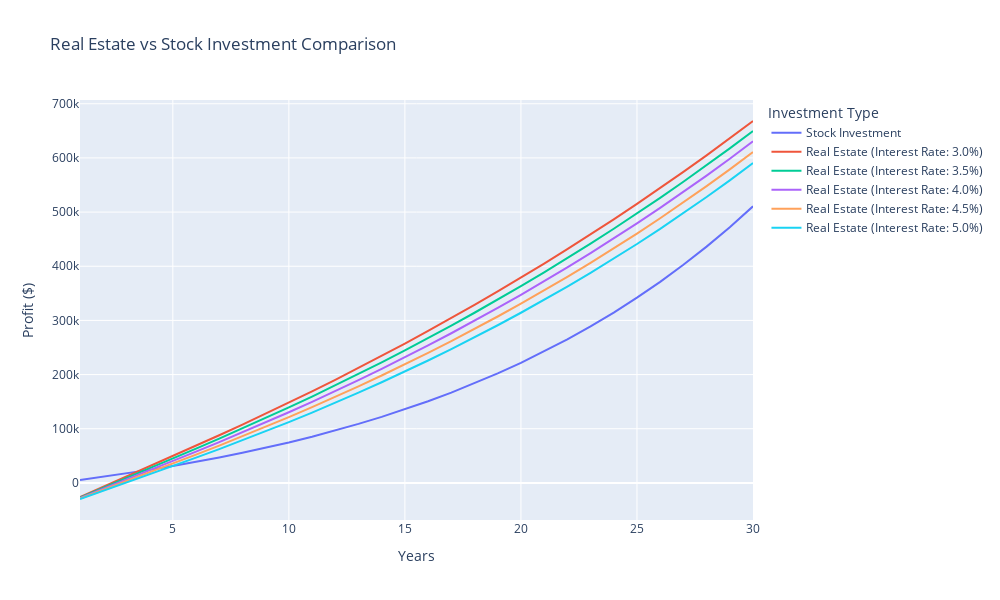

Source (notebook cell):
### Code cell
# Claude
import numpy as np
import plotly.graph_objects as go

class MortgageInvestment:
    def __init__(self, config):
        self.purchase_price = config['purchase_price']
        self.down_payment = config['down_payment']
        self.interest_rate = config['interest_rate'] / 100
        self.loan_term = config['loan_term']
        self.property_tax_rate = config['property_tax_rate'] / 100
        self.insurance_rate = config['insurance_rate'] / 100
        self.maintenance_cost = config['maintenance_cost']
        self.annual_appreciation = config['annual_appreciation'] / 100
        self.rent_income = config['rent_income']
        self.pmi_rate = config['pmi_rate'] / 100
        self.origination_fee = config['origination_fee']
        self.discount_points = config['discount_points']
        self.closing_costs = config['closing_costs']
        self.credit_score = config['credit_score']
        self.dti_ratio = config['dti_ratio']
        self.mip_rate = config.get('mip_rate', 0) / 100
        self.is_fha = config.get('is_fha', False)
        self.tax_rate = config['tax_rate'] / 100
        self.standard_deduction = config['standard_deduction']

        self.loan_amount = self.purchase_price - self.down_payment
        self.ltv_ratio = self.loan_amount / self.purchase_price
        self.monthly_payment = self.calculate_monthly_payment()
        
        self.initial_costs = self.down_payment + self.origination_fee + (self.discount_points / 100 * self.loan_amount) + self.closing_costs

    def calculate_monthly_payment(self):
        monthly_rate = self.interest_rate / 12
        num_payments = self.loan_term * 12
        principal_interest = (self.loan_amount * monthly_rate * (1 + monthly_rate) ** num_payments) / ((1 + monthly_rate) ** num_payments - 1)
        
        property_tax = (self.purchase_price * self.property_tax_rate) / 12
        insurance = (self.purchase_price * self.insurance_rate) / 12
        
        pmi = (self.loan_amount * self.pmi_rate) / 12 if self.ltv_ratio > 0.8 else 0
        mip = (self.loan_amount * self.mip_rate) / 12 if self.is_fha else 0
        
        return principal_interest + property_tax + insurance + pmi + mip

    def calculate_profit(self, years_held, selling_params):
        total_mortgage_payments = self.monthly_payment * 12 * years_held
        total_maintenance = self.maintenance_cost * 12 * years_held
        total_rent_income = self.rent_income * 12 * years_held

        appreciated_value = self.purchase_price * (1 + self.annual_appreciation) ** years_held
        
        # Calculate selling costs
        total_selling_costs = sum(selling_params.values())
        if 'agent_commission_rate' in selling_params:
            total_selling_costs += appreciated_value * selling_params['agent_commission_rate']
        if 'closing_costs_sale_rate' in selling_params:
            total_selling_costs += appreciated_value * selling_params['closing_costs_sale_rate']
        
        selling_price = appreciated_value - total_selling_costs

        remaining_principal = self.loan_amount * (1 - (1 + self.interest_rate / 12) ** (-self.loan_term * 12 + years_held * 12)) / (1 - (1 + self.interest_rate / 12) ** (-self.loan_term * 12))

        # Calculate tax deductions
        total_interest_paid = total_mortgage_payments - (self.loan_amount - remaining_principal)
        total_property_tax_paid = self.purchase_price * self.property_tax_rate * years_held
        total_deductions = total_interest_paid + total_property_tax_paid
        
        tax_savings = max(0, (total_deductions - self.standard_deduction * years_held) * self.tax_rate)

        # Calculate capital gains tax (assuming long-term capital gains tax rate of 15%)
        capital_gains = max(0, selling_price - self.purchase_price)
        capital_gains_tax = capital_gains * 0.15

        profit = (selling_price - remaining_principal - capital_gains_tax) - (self.initial_costs + 
                  total_mortgage_payments + total_maintenance - total_rent_income - tax_savings)

        return profit

class StockInvestment:
    def __init__(self, config):
        self.initial_investment = config['initial_investment']
        self.annual_return = config['annual_return'] / 100
        self.dividend_yield = config['dividend_yield'] / 100

    def calculate_profit(self, years_held):
        total_value = self.initial_investment * (1 + self.annual_return) ** years_held
        total_dividends = sum([self.initial_investment * (1 + self.annual_return) ** i * self.dividend_yield for i in range(years_held)])
        
        # Calculate capital gains tax (assuming long-term capital gains tax rate of 15%)
        capital_gains = total_value - self.initial_investment
        capital_gains_tax = capital_gains * 0.15
        
        profit = total_value + total_dividends - self.initial_investment - capital_gains_tax
        return profit

def compare_investments(mortgage_config, stock_config, years, interest_rates, selling_params):
    stock = StockInvestment(stock_config)
    stock_profits = [stock.calculate_profit(year) for year in range(1, years + 1)]

    fig = go.Figure()

    fig.add_trace(go.Scatter(x=list(range(1, years + 1)), y=stock_profits,
                             mode='lines', name='Stock Investment'))

    mortgage_profits_list = []
    for rate in interest_rates:
        mortgage_config['interest_rate'] = rate
        mortgage = MortgageInvestment(mortgage_config)
        mortgage_profits = [mortgage.calculate_profit(year, selling_params) for year in range(1, years + 1)]
        mortgage_profits_list.append(mortgage_profits)
        
        fig.add_trace(go.Scatter(x=list(range(1, years + 1)), y=mortgage_profits,
                                 mode='lines', name=f'Real Estate (Interest Rate: {rate}%)'))

    fig.update_layout(
        title="Real Estate vs Stock Investment Comparison",
        xaxis_title="Years",
        yaxis_title="Profit ($)",
        legend_title="Investment Type",
        height=600,
        width=1000
    )

    fig.show()

    return mortgage_profits_list, stock_profits

# Configuration
mortgage_config = {
    'purchase_price': 300000,
    'down_payment': 60000,
    'interest_rate': 3.5,
    'loan_term': 30,
    'property_tax_rate': 1.2,
    'insurance_rate': 0.5,
    'maintenance_cost': 200,
    'annual_appreciation': 3,
    'rent_income': 2000,
    'pmi_rate': 0.5,
    'origination_fee': 3000,
    'discount_points': 1,
    'closing_costs': 5000,
    'credit_score': 750,
    'dti_ratio': 0.36,
    'tax_rate': 22,
    'standard_deduction': 12550  # 2021 standard deduction for single filers
}

stock_config = {
    'initial_investment': 68000,  # Down payment + origination fee + closing costs
    'annual_return': 7,
    'dividend_yield': 2
}

selling_params = {
    'agent_commission_rate': 0.06,
    'title_transfer_fees': 1000,
    'closing_costs_sale_rate': 0.02,
    'prepayment_penalty': 0,
    'home_inspection_cost': 500,
    'repairs_and_renovations': 5000,
    'staging_costs': 2000,
    'legal_fees': 1500
}

interest_rates = [3.0, 3.5, 4.0, 4.5, 5.0]
years = 30

mortgage_profits_list, stock_profits = compare_investments(mortgage_config, stock_config, years, interest_rates, selling_params)

print(f"Stock profit after {years} years: ${stock_profits[-1]:,.2f}")
for rate, profits in zip(interest_rates, mortgage_profits_list):
    print(f"Mortgage profit after {years} years (Interest Rate {rate}%): ${profits[-1]:,.2f}")

### Figure 1 — Plotly figure (JSON) as saved in the notebook; plotly's stock layout.template omitted (floating-point values rounded to 4 significant figures)
{"data": [{"mode": "lines", "name": "Stock Investment", "type": "scatter", "x": [1, 2, 3, 4, 5, 6, 7, 8, 9, 10, 11, 12, 13, 14, 15, 16, 17, 18, 19, 20, 21, 22, 23, 24, 25, 26, 27, 28, 29, 30], "y": [5406, 11190.0, 17380.0, 24000.0, 31090.0, 38670.0, 46780.0, 55460.0, 64750.0, 74690.0, 85330.0, 96700.0, 108900.0, 121900.0, 135800.0, 150800.0, 166700.0, 183800.0, 202100.0, 221600.0, 242500.0, 264900.0, 288900.0, 314500.0, 341900.0, 371300.0, 402700.0, 436300.0, 472200.0, 510700.0]}, {"mode": "lines", "name": "Real Estate (Interest Rate: 3.0%)", "type": "scatter", "x": [1, 2, 3, 4, 5, 6, 7, 8, 9, 10, 11, 12, 13, 14, 15, 16, 17, 18, 19, 20, 21, 22, 23, 24, 25, 26, 27, 28, 29, 30], "y": [-26030.0, -7292.0, 11820.0, 31230.0, 49740.0, 68620.0, 87890.0, 107500.0, 127600.0, 148100.0, 169000.0, 190400.0, 212200.0, 234500.0, 257200.0, 280500.0, 304300.0, 328600.0, 353500.0, 378900.0, 404900.0, 431500.0, 458800.0, 486600.0, 515100.0, 544300.0, 574200.0, 604800.0, 636100.0, 668200.0]}, {"mode": "lines", "name": "Real Estate (Interest Rate: 3.5%)", "type": "scatter", "x": [1, 2, 3, 4, 5, 6, 7, 8, 9, 10, 11, 12, 13, 14, 15, 16, 17, 18, 19, 20, 21, 22, 23, 24, 25, 26, 27, 28, 29, 30], "y": [-26960.0, -9147.0, 9055.0, 27560.0, 45180.0, 63180.0, 81580.0, 100400.0, 119600.0, 139300.0, 159400.0, 180000.0, 201100.0, 222600.0, 244700.0, 267300.0, 290400.0, 314100.0, 338400.0, 363300.0, 388800.0, 415000.0, 441800.0, 469200.0, 497400.0, 526300.0, 556000.0, 586400.0, 617700.0, 649700.0]}, {"mode": "lines", "name": "Real Estate (Interest Rate: 4.0%)", "type": "scatter", "x": [1, 2, 3, 4, 5, 6, 7, 8, 9, 10, 11, 12, 13, 14, 15, 16, 17, 18, 19, 20, 21, 22, 23, 24, 25, 26, 27, 28, 29, 30], "y": [-27900.0, -11010.0, 6276.0, 23870.0, 40590.0, 57700.0, 75220.0, 93170.0, 111500.0, 130400.0, 149700.0, 169500.0, 189800.0, 210600.0, 231900.0, 253800.0, 276300.0, 299300.0, 323000.0, 347300.0, 372300.0, 397900.0, 424300.0, 451300.0, 479200.0, 507800.0, 537200.0, 567500.0, 598600.0, 630600.0]}, {"mode": "lines", "name": "Real Estate (Interest Rate: 4.5%)", "type": "scatter", "x": [1, 2, 3, 4, 5, 6, 7, 8, 9, 10, 11, 12, 13, 14, 15, 16, 17, 18, 19, 20, 21, 22, 23, 24, 25, 26, 27, 28, 29, 30], "y": [-28830.0, -12870.0, 3487.0, 20170.0, 35970.0, 52180.0, 68810.0, 85870.0, 103400.0, 121400.0, 139800.0, 158800.0, 178300.0, 198300.0, 218900.0, 240000.0, 261800.0, 284200.0, 307200.0, 330900.0, 355300.0, 380400.0, 406300.0, 432900.0, 460400.0, 488700.0, 517800.0, 547900.0, 578900.0, 610900.0]}, {"mode": "lines", "name": "Real Estate (Interest Rate: 5.0%)", "type": "scatter", "x": [1, 2, 3, 4, 5, 6, 7, 8, 9, 10, 11, 12, 13, 14, 15, 16, 17, 18, 19, 20, 21, 22, 23, 24, 25, 26, 27, 28, 29, 30], "y": [-29760.0, -14740.0, 690.9, 16440.0, 31330.0, 46630.0, 62350.0, 78520.0, 95140.0, 112200.0, 129800.0, 148000.0, 166600.0, 185800.0, 205600.0, 226000.0, 247000.0, 268700.0, 291100.0, 314100.0, 337900.0, 362500.0, 387900.0, 414000.0, 441100.0, 469000.0, 497900.0, 527800.0, 558600.0, 590600.0]}], "layout": {"height": 600, "legend": {"title": {"text": "Investment Type"}}, "title": {"text": "Real Estate vs Stock Investment Comparison"}, "width": 1000, "xaxis": {"autorange": true, "range": [1, 30], "title": {"text": "Years"}, "type": "linear"}, "yaxis": {"autorange": true, "range": [-68540.0, 707000.0], "title": {"text": "Profit ($)"}, "type": "linear"}}}
